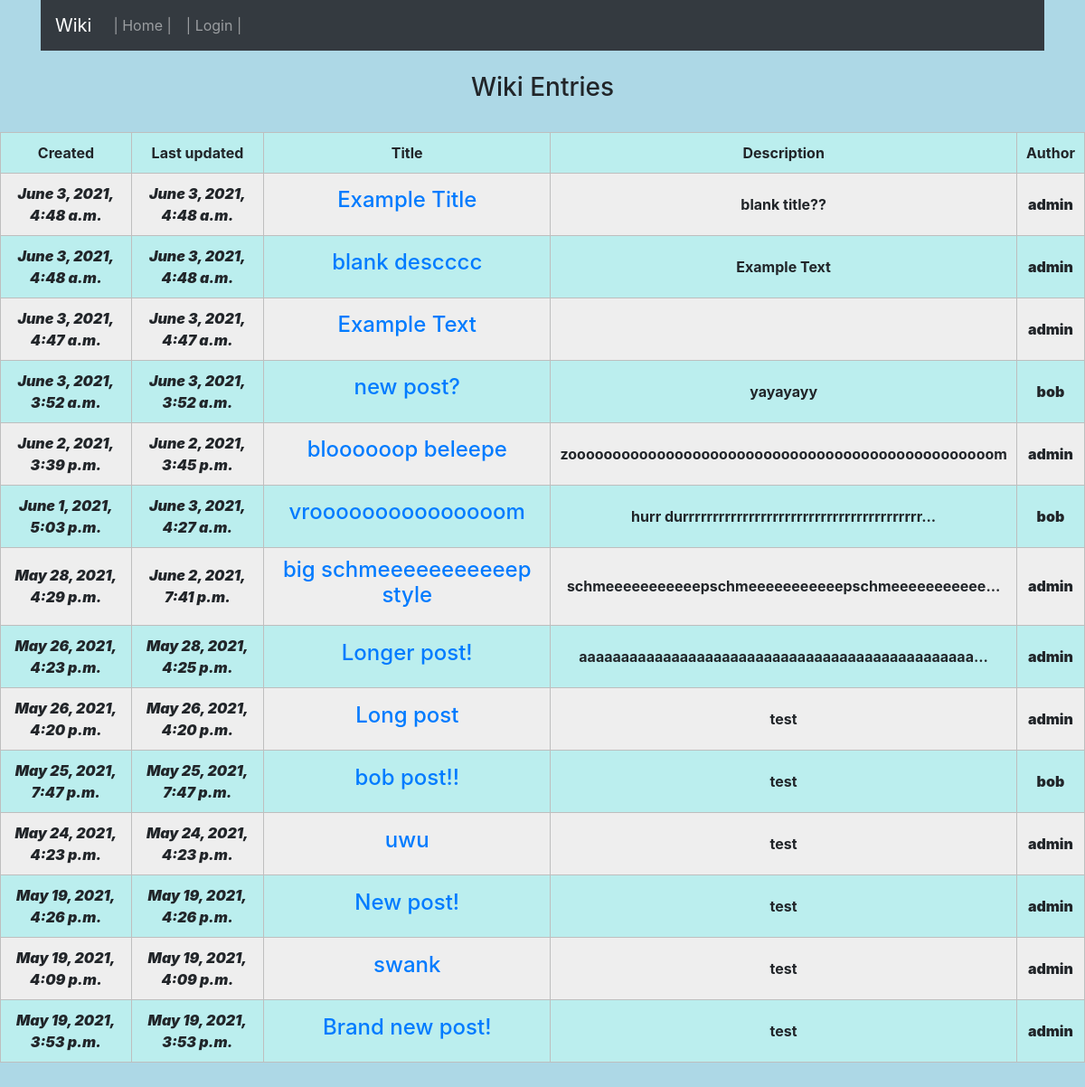
Before: / with the older database file.
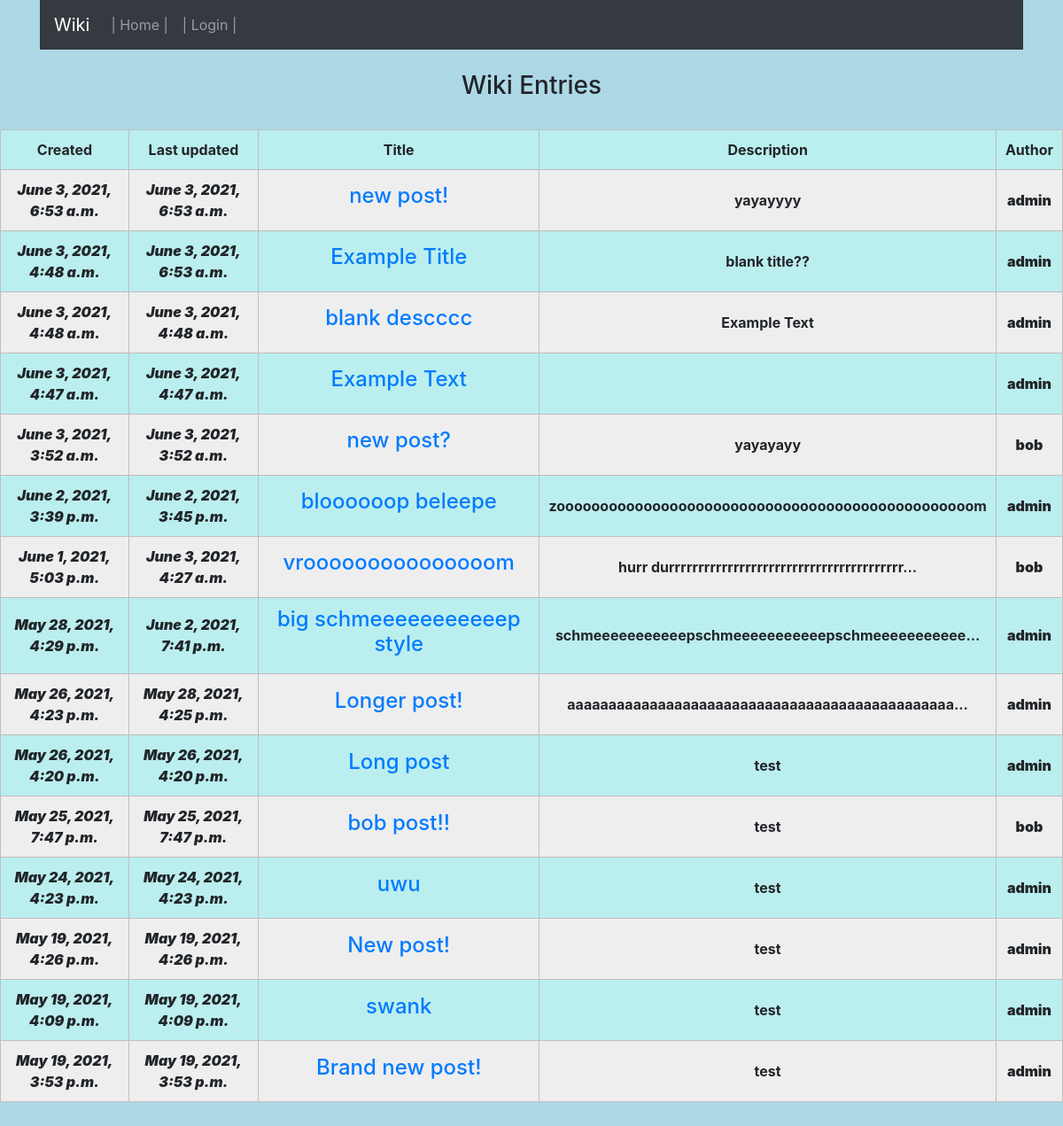
After: the same page with the newer database file.
### wiki/models.py (models this page shows, shortened)
class Entry(models.Model):
	entry_title = models.CharField(max_length=100)
	entry_text = models.CharField(max_length=5000)
	entry_text_short = models.CharField(max_length=50)
	entry_author = models.ForeignKey(User, on_delete=models.CASCADE)
	entry_date = models.DateTimeField(auto_now_add=True)
	entry_updated = models.DateTimeField(auto_now=True)

### wiki/views.py (the view)
# urls.py: path('', Index.as_view(), name='index'),
class Index(View):
    def get(self, request):
        context = {
        'loggedIn': request.user.is_authenticated,
        'user': request.user,
        'entries': Entry.objects.all(),
        }
        return render(request, 'wiki/index.html', context)

### wiki/templates/wiki/index.html (shortened to what this page needs)
<!DOCTYPE html>
<html>
  <head>
  </head>
  <body>
    {% include 'wiki/header.html' %}
    <br /><h3>Wiki Entries</h3><br />
    <table style="width:100%">
        <tr>
            <th>Created</th>
            <th>Last updated</th>
            <th>Title</th>
            <th>Description</th>
            <th>Author</th>
        </tr>
    {% for entry in entries reversed %}
        <tr>
            <th><b><i>{{ entry.entry_date }}</b></i></th>
            <th><b><i>{{ entry.entry_updated }}</b></i></th>
            <th><a href="/{{ entry.id }}/"><h4>{{ entry.entry_title }}</h4></a></th>
            <th>{{ entry.entry_text_short }}</th>
            <th><b>{{ entry.entry_author }}</b></th>
        </tr>
    {% endfor %}
    </table>
    <br /><br />
  </body>
</html>

Changed rows visible on the page:
added Entry: entry_date "June 3, 2021, 6:53 a.m.", entry_updated "June 3, 2021, 6:53 a.m.", entry_title "new post!", entry_text_short "yayayyyy", entry_author "admin"
changed Entry "Example Title": entry_updated "June 3, 2021, 4:48 a.m." → "June 3, 2021, 6:53 a.m."
